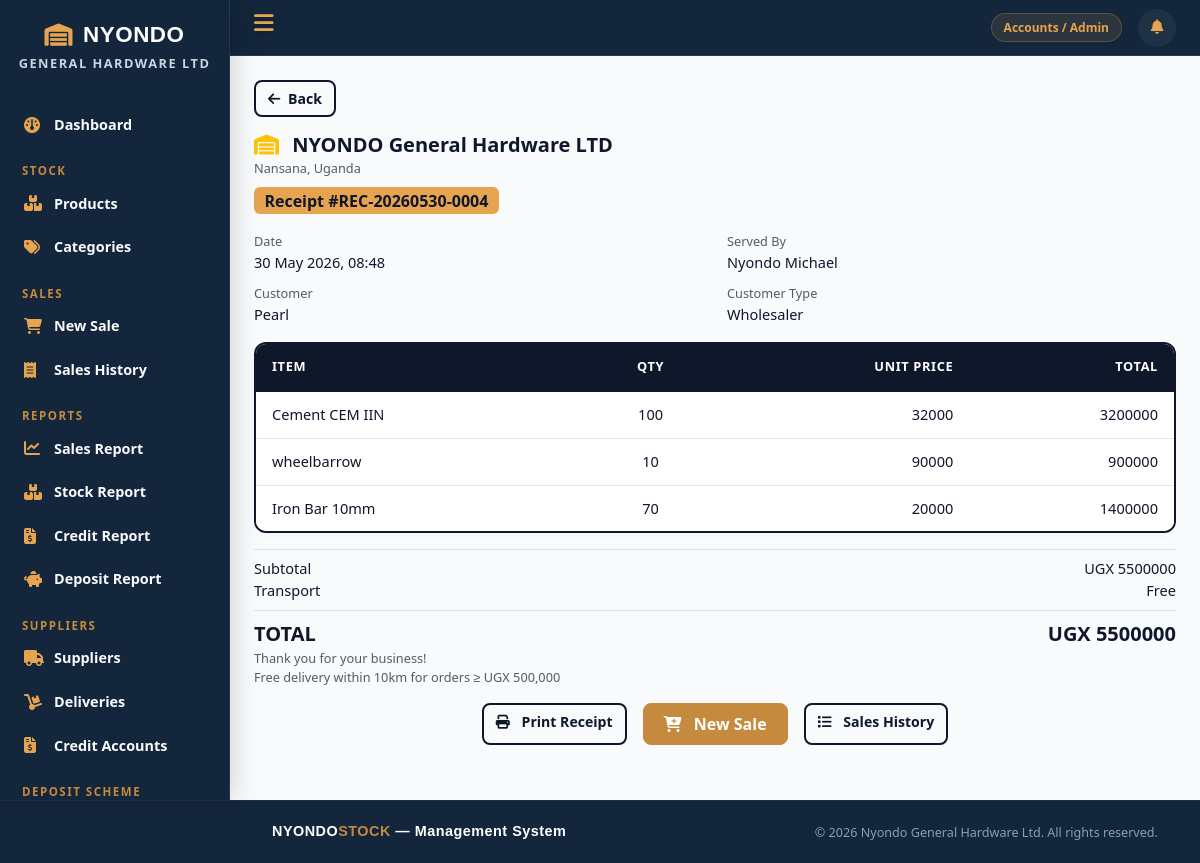
Page /sales/receipt/26/ (signed in) on the committed database.
### accounts/models.py (models this page shows, shortened)
class UserProfile(models.Model):
    ROLE_CHOICES = [
        ('sales_attendant', 'Sales Attendant'),
        ('store_manager', 'Store Manager'),
        ('admin', 'Accounts / Admin'),
    ]
    user = models.OneToOneField(User, on_delete=models.CASCADE, related_name='profile')
    role = models.CharField(max_length=20, choices=ROLE_CHOICES)
    phone = models.CharField(max_length=15)

### sales/models.py (models this page shows, shortened)
class Sale(models.Model):
    CUSTOMER_TYPE_CHOICES = [
        ('wholesaler', 'Wholesaler'),
        ('retailer', 'Retailer'),
        ('individual', 'Individual Buyer'),
    ]
    TRANSPORT_CHOICES = [
        ('free', 'Free (within 10km, ≥500,000 UGX)'),
        ('charged', 'Charged (+30,000 UGX)'),
        ('none', 'No delivery'),
    ]
    receipt_number = models.CharField(max_length=20, unique=True, editable=False)
    served_by = models.ForeignKey(User, on_delete=models.SET_NULL, null=True)
    customer_name = models.CharField(max_length=200, blank=True)
    customer_phone = models.CharField(max_length=15, blank=True)
    customer_type = models.CharField(max_length=15, choices=CUSTOMER_TYPE_CHOICES, default='individual')
    delivery_requested = models.BooleanField(default=False)
    within_10km = models.BooleanField(default=False)
    transport_charge = models.DecimalField(max_digits=10, decimal_places=2, default=0)
    transport_status = models.CharField(max_length=10, choices=TRANSPORT_CHOICES, default='none')
    subtotal = models.DecimalField(max_digits=14, decimal_places=2, default=0)
    grand_total = models.DecimalField(max_digits=14, decimal_places=2, default=0)
    sale_date = models.DateTimeField(auto_now_add=True)
    notes = models.TextField(blank=True)

class SaleItem(models.Model):
    sale = models.ForeignKey(Sale, on_delete=models.CASCADE, related_name='items')
    product = models.ForeignKey(Product, on_delete=models.CASCADE)
    quantity = models.PositiveIntegerField()
    unit_price = models.DecimalField(max_digits=12, decimal_places=2, editable=False)
    line_total = models.DecimalField(max_digits=14, decimal_places=2, editable=False)

### stock/models.py (models this page shows, shortened)
class Product(models.Model):
    UNIT_CHOICES = [
        ('bag', 'Bag'),
        ('bar', 'Bar'),
        ('kg', 'Kilogram'),
        ('piece', 'Piece'),
        ('roll', 'Roll'),
        ('sheet', 'Sheet'),
        ('bundle', 'Bundle'),
    ]
    category = models.ForeignKey(Category, on_delete=models.SET_NULL, null=True)
    name = models.CharField(max_length=200)
    description = models.TextField(blank=True)
    unit = models.CharField(max_length=20, choices=UNIT_CHOICES)
    unit_cost = models.DecimalField(max_digits=12, decimal_places=2)
    wholesale_price = models.DecimalField(max_digits=12, decimal_places=2)
    retailer_price = models.DecimalField(max_digits=12, decimal_places=2)
    retail_price = models.DecimalField(max_digits=12, decimal_places=2)  # individual buyer
    quantity_in_stock = models.PositiveIntegerField(default=0)
    low_stock_threshold = models.PositiveIntegerField(default=10)
    is_deposit_eligible = models.BooleanField(default=False)
    date_added = models.DateTimeField(auto_now_add=True)

### sales/views.py (the view)
# urls.py: path('receipt/<int:pk>/', views.receipt_view, name='receipt'),
@login_required
def receipt_view(request, pk):
    sale = get_object_or_404(Sale, pk=pk)
    items = sale.items.select_related('product').all()
    return render(request, 'sales/receipt.html', {
        'sale': sale,
        'items': items,
    })

### sales/models.py (called while the page is built)
    @property
    def item_count(self):
        return self.cart_items.count()

### templates/sales/receipt.html (shortened to what this page needs)
{% extends 'base.html' %}
{% block content %}
<a href="{% url 'cart' %}" class="btn btn-outline-secondary">
            <i class="fa-solid fa-arrow-left me-1"></i> Back
        </a>
<div class="receipt-card mt-3">
    <div class="receipt-header">
        <h5 class="fw-bold mb-0">
            <i class="fa-solid fa-warehouse me-2 text-warning"></i>
            NYONDO General Hardware LTD
        </h5>
        <small class="text-muted">Nansana, Uganda</small>
        <div class="mt-2">
            <span class="badge bg-warning text-dark fs-6">
                Receipt #{{ sale.receipt_number }}
            </span>
        </div>
    </div>
    <div class="row my-3 text-sm">
        <div class="col-6">
            <small class="text-muted">Date</small>
            <div>{{ sale.sale_date|date:"d M Y, H:i" }}</div>
        </div>
        <div class="col-6">
            <small class="text-muted">Served By</small>
            <div>{{ sale.served_by.get_full_name }}</div>
        </div>
        <div class="col-6 mt-2">
            <small class="text-muted">Customer</small>
            <div>{{ sale.customer_name|default:"Walk-in" }}</div>
        </div>
        <div class="col-6 mt-2">
            <small class="text-muted">Customer Type</small>
            <div>{{ sale.get_customer_type_display }}</div>
        </div>
    </div>
    <table class="table table-sm">
        <thead>
            <tr>
                <th>Item</th>
                <th class="text-center">Qty</th>
                <th class="text-end">Unit Price</th>
                <th class="text-end">Total</th>
            </tr>
        </thead>
        <tbody>
            {% for item in items %}
            <tr>
                <td>{{ item.product.name }}</td>
                <td class="text-center">{{ item.quantity }}</td>
                <td class="text-end">{{ item.unit_price|floatformat:0 }}</td>
                <td class="text-end">{{ item.line_total|floatformat:0 }}</td>
            </tr>
            {% endfor %}
        </tbody>
    </table>
    <div class="border-top pt-2">
        <div class="d-flex justify-content-between">
            <span>Subtotal</span>
            <span>UGX {{ sale.subtotal|floatformat:0 }}</span>
        </div>
        <div class="d-flex justify-content-between">
            <span>Transport</span>
            <span>
                {% if sale.transport_status == 'free' %}Free
                {% elif sale.transport_status == 'charged' %}UGX 30,000
                {% else %}—{% endif %}
            </span>
        </div>
        <div class="d-flex justify-content-between fw-bold fs-5 border-top mt-2 pt-2">
            <span>TOTAL</span>
            <span>UGX {{ sale.grand_total|floatformat:0 }}</span>
        </div>
    </div>
    <div class="receipt-footer text-muted small">
        <p class="mb-0">Thank you for your business!</p>
        <p class="mb-0">Free delivery within 10km for orders ≥ UGX 500,000</p>
    </div>
</div>
<div class="d-flex justify-content-center gap-3 mt-3 no-print">
    <a href="{% url 'receipt_print' sale.pk %}"
       class="btn btn-outline-secondary"
       target="_blank">
        <i class="fa-solid fa-print me-2"></i> Print Receipt
    </a>
    <a href="{% url 'cart' %}" class="btn btn-primary">
        <i class="fa-solid fa-cart-plus me-2"></i> New Sale
    </a>
    <a href="{% url 'sales_list' %}" class="btn btn-outline-secondary">
        <i class="fa-solid fa-list me-2"></i> Sales History
    </a>
</div>
{% endblock %}

### templates/base.html (shortened to what this page needs)
{% load static %}
<!doctype html>
<html lang="en">
<head>
    <link href="https://cdn.jsdelivr.net/npm/bootstrap@5.3.0/dist/css/bootstrap.min.css" rel="stylesheet"/>
    <link href="https://cdnjs.cloudflare.com/ajax/libs/font-awesome/6.4.0/css/all.min.css" rel="stylesheet"/>
    <link href="{% static 'css/main.css' %}" rel="stylesheet"/>
</head>
<body>
{% if request.user.is_authenticated %}
    <div class="wrapper">
        <nav id="sidebar">
            <div class="auth-logo" style="font-size: 1.4rem;">
        <i class="fa-solid fa-warehouse"></i> NYONDO
    </div>
    <p class="auth-subtitle" style="font-size: 0.8rem;">General Hardware Ltd</p>
            <ul class="sidebar-menu">
                <li>
                    <a href="{% url 'dashboard' %}"
                       class="{% if request.resolver_match.url_name == 'dashboard' %}active{% endif %}">
                        <i class="fa-solid fa-gauge"></i>
                        Dashboard
                    </a>
                </li>
                <li class="menu-label">Stock</li>
                <li>
                    <a href="{% url 'product_list' %}"
                       class="{% if 'product' in request.resolver_match.url_name %}active{% endif %}">
                        <i class="fa-solid fa-boxes-stacked"></i>
                        Products
                    </a>
                </li>
                {% if request.user.profile.role in 'store_manager,admin' %}
                <li>
                    <a href="{% url 'category_list' %}"
                       class="{% if 'category' in request.resolver_match.url_name %}active{% endif %}">
                        <i class="fa-solid fa-tags"></i>
                        Categories
                    </a>
                </li>
                {% endif %}
                <li class="menu-label">Sales</li>
                <li>
                    <a href="{% url 'cart' %}"
                       class="{% if 'cart' in request.resolver_match.url_name %}active{% endif %}">
                        <i class="fa-solid fa-cart-shopping"></i>
                        New Sale
                    </a>
                </li>
                <li>
                    <a href="{% url 'sales_list' %}"
                       class="{% if request.resolver_match.url_name == 'sales_list' %}active{% endif %}">
                        <i class="fa-solid fa-receipt"></i>
                        Sales History
                    </a>
                </li>
                {% if request.user.profile.role in 'store_manager,admin' %}
                <li class="menu-label">Reports</li>
                <li>
                    <a href="{% url 'sales_report' %}"
                       class="{% if request.resolver_match.url_name == 'sales_report' %}active{% endif %}">
                        <i class="fa-solid fa-chart-line"></i>
                        Sales Report
                    </a>
                </li>
                <li>
                    <a href="{% url 'stock_report' %}"
                       class="{% if request.resolver_match.url_name == 'stock_report' %}active{% endif %}">
                        <i class="fa-solid fa-boxes-stacked"></i>
                        Stock Report
                    </a>
                </li>
                {% endif %}
                {% if request.user.profile.role == 'admin' %}
                <li>
                    <a href="{% url 'credit_report' %}"
                       class="{% if request.resolver_match.url_name == 'credit_report' %}active{% endif %}">
                        <i class="fa-solid fa-file-invoice-dollar"></i>
                        Credit Report
                    </a>
                </li>
                {% endif %}
                {% if request.user.profile.role == 'admin' or request.user.profile.role == 'sales_attendant' %}
                <li>
                    <a href="{% url 'deposit_report' %}"
                       class="{% if request.resolver_match.url_name == 'deposit_report' %}active{% endif %}">
                        <i class="fa-solid fa-piggy-bank"></i>
                        Deposit Report
                    </a>
                </li>
                {% endif %}
                {% if request.user.profile.role in 'store_manager,admin' %}
                <li class="menu-label">Suppliers</li>
                <li>
                    <a href="{% url 'supplier_list' %}"
                       class="{% if 'supplier' in request.resolver_match.url_name %}active{% endif %}">
                        <i class="fa-solid fa-truck"></i>
                        Suppliers
                    </a>
                </li>
                <li>
                    <a href="{% url 'delivery_list' %}"
                       class="{% if 'delivery' in request.resolver_match.url_name %}active{% endif %}">
                        <i class="fa-solid fa-dolly"></i>
                        Deliveries
                    </a>
                </li>
                {% endif %}
                {% if request.user.profile.role == 'admin' %}
                <li>
                    <a href="{% url 'credit_list' %}"
                       class="{% if 'credit' in request.resolver_match.url_name %}active{% endif %}">
                        <i class="fa-solid fa-file-invoice-dollar"></i>
                        Credit Accounts
                    </a>
                </li>
                {% endif %}
                {% if request.user.profile.role == 'admin' or request.user.profile.role == 'sales_attendant' %}
                <li class="menu-label">Deposit Scheme</li>
                {% endif %}
            </ul>
        </nav>
        <div id="content">
            <nav class="topbar">
                <label for="nav-tog" class="toggle-btn" title="Toggle sidebar">
                    <i class="fa-solid fa-bars"></i>
                </label>
                <div class="topbar-right">
                    <span class="badge-role">
                        {{ request.user.profile.get_role_display }}
                    </span>
                    <div class="notif-wrapper">
                        <a href="{% url 'notification_list' %}"
                           class="notif-bell {% if notif_unread_count > 0 %}has-unread{% endif %}"
                           title="Notifications">
                            <i class="fa-solid fa-bell"></i>
                        </a>
                    </div>
                </div>
            </nav>
            <div class="page-content">
                {% block content %}{% endblock %}
            </div>
        </div>
    </div>
{% endif %}
<footer class="footer-custom mt-auto">
  <div class="container">
    <div class="row align-items-center">
      <div class="col-md-6 text-center text-md-start mb-2 mb-md-0">
        <div class="footer-brand" style="margin-left: 230px;">
          NYONDO<span>STOCK</span> — Management System
        </div>
      </div>
      <div class="col-md-6 text-center text-md-end">
        <span class="small">&copy; {% now "Y" %} Nyondo General Hardware Ltd. All rights reserved.</span>
      </div>
    </div>
  </div>
</footer>
</body>
</html>

### rows in the picture
Sale: receipt_number "REC-20260530-0004", sale_date "30 May 2026, 08:48", served_by.get_full_name "Nyondo Michael", customer_name "Pearl", customer_type "Wholesaler", subtotal "5500000", grand_total "5500000"
SaleItem: product.name "Cement CEM IIN", quantity "100", unit_price "32000", line_total "3200000"
SaleItem: product.name "wheelbarrow", quantity "10", unit_price "90000", line_total "900000"
SaleItem: product.name "Iron Bar 10mm", quantity "70", unit_price "20000", line_total "1400000"

### other values in the picture
{{ request.user.profile.get_role_display }} "Accounts / Admin"
